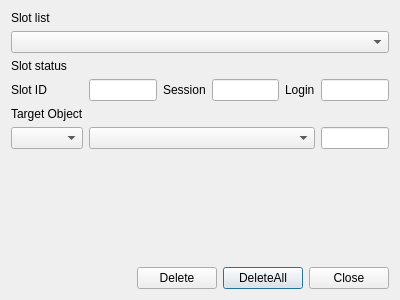
<?xml version="1.0" encoding="UTF-8"?>
<ui version="4.0">
 <class>DelObjectDlg</class>
 <widget class="QDialog" name="DelObjectDlg">
  <property name="geometry">
   <rect>
    <x>0</x>
    <y>0</y>
    <width>400</width>
    <height>300</height>
   </rect>
  </property>
  <property name="windowTitle">
   <string>Delete object</string>
  </property>
  <layout class="QGridLayout" name="gridLayout">
   <item row="3" column="3">
    <widget class="QLineEdit" name="mSessionText"/>
   </item>
   <item row="5" column="1" colspan="4">
    <widget class="QComboBox" name="mLabelCombo"/>
   </item>
   <item row="2" column="0" colspan="2">
    <widget class="QLabel" name="label_2">
     <property name="text">
      <string>Slot status</string>
     </property>
    </widget>
   </item>
   <item row="3" column="2">
    <widget class="QLabel" name="label_5">
     <property name="text">
      <string>Session</string>
     </property>
    </widget>
   </item>
   <item row="4" column="0" colspan="2">
    <widget class="QLabel" name="label_4">
     <property name="text">
      <string>Target Object</string>
     </property>
    </widget>
   </item>
   <item row="3" column="4">
    <widget class="QLabel" name="label_6">
     <property name="text">
      <string>Login</string>
     </property>
    </widget>
   </item>
   <item row="5" column="5">
    <widget class="QLineEdit" name="mObjectText"/>
   </item>
   <item row="5" column="0">
    <widget class="QComboBox" name="mObjectCombo"/>
   </item>
   <item row="0" column="0" colspan="2">
    <widget class="QLabel" name="label">
     <property name="text">
      <string>Slot list</string>
     </property>
    </widget>
   </item>
   <item row="6" column="1">
    <spacer name="verticalSpacer">
     <property name="orientation">
      <enum>Qt::Vertical</enum>
     </property>
     <property name="sizeHint" stdset="0">
      <size>
       <width>20</width>
       <height>40</height>
      </size>
     </property>
    </spacer>
   </item>
   <item row="3" column="1">
    <widget class="QLineEdit" name="mSlotIDText"/>
   </item>
   <item row="1" column="0" colspan="6">
    <widget class="QComboBox" name="mSlotsCombo"/>
   </item>
   <item row="3" column="5">
    <widget class="QLineEdit" name="mLoginText"/>
   </item>
   <item row="3" column="0">
    <widget class="QLabel" name="label_3">
     <property name="text">
      <string>Slot ID</string>
     </property>
    </widget>
   </item>
   <item row="7" column="0" colspan="6">
    <layout class="QGridLayout" name="gridLayout_2">
     <property name="topMargin">
      <number>0</number>
     </property>
     <item row="0" column="2">
      <widget class="QPushButton" name="mDeleteAllBtn">
       <property name="text">
        <string>DeleteAll</string>
       </property>
      </widget>
     </item>
     <item row="0" column="3">
      <widget class="QPushButton" name="mCloseBtn">
       <property name="text">
        <string>Close</string>
       </property>
      </widget>
     </item>
     <item row="0" column="1">
      <widget class="QPushButton" name="mDeleteBtn">
       <property name="text">
        <string>Delete</string>
       </property>
      </widget>
     </item>
     <item row="0" column="0">
      <spacer name="horizontalSpacer">
       <property name="orientation">
        <enum>Qt::Horizontal</enum>
       </property>
       <property name="sizeHint" stdset="0">
        <size>
         <width>40</width>
         <height>20</height>
        </size>
       </property>
      </spacer>
     </item>
    </layout>
   </item>
  </layout>
 </widget>
 <tabstops>
  <tabstop>mSlotsCombo</tabstop>
  <tabstop>mSlotIDText</tabstop>
  <tabstop>mSessionText</tabstop>
  <tabstop>mLoginText</tabstop>
  <tabstop>mObjectCombo</tabstop>
  <tabstop>mLabelCombo</tabstop>
  <tabstop>mObjectText</tabstop>
  <tabstop>mDeleteBtn</tabstop>
  <tabstop>mDeleteAllBtn</tabstop>
  <tabstop>mCloseBtn</tabstop>
 </tabstops>
 <resources/>
 <connections/>
</ui>
